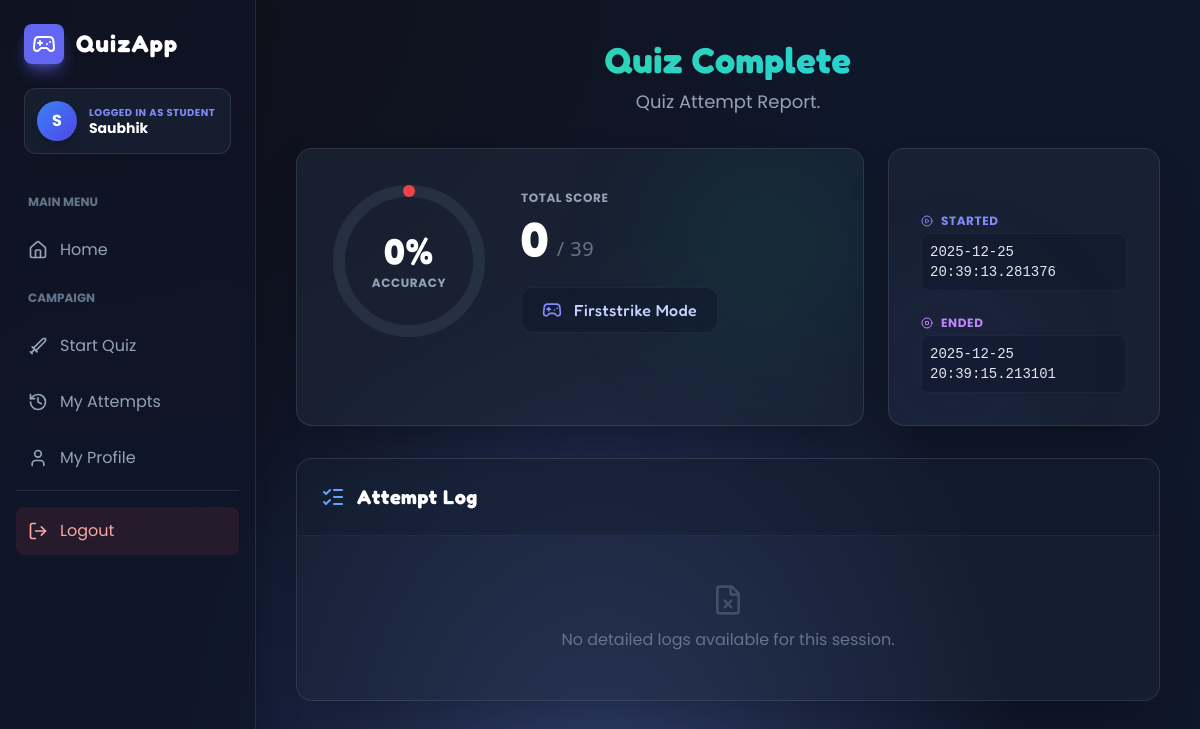
The app's page /quiz/results/56 (signed in) with its own data.
### models.py (models this page shows, shortened)
class User(UserMixin, db.Model):
    id = db.Column(db.Integer, primary_key=True)
    username = db.Column(db.String(120), unique=True, nullable=False)
    password_hash = db.Column(db.String(256), nullable=False)
    role = db.Column(db.Enum(Role), default=Role.STUDENT)

class Attempt(db.Model):
    id = db.Column(db.Integer, primary_key=True)
    user_id = db.Column(db.Integer, nullable=False)
    mode = db.Column(db.String(50), nullable=False)
    score = db.Column(db.Integer, default=0)
    started_at = db.Column(db.DateTime, default=datetime.utcnow)
    ended_at = db.Column(db.DateTime)
    details = db.Column(db.Text)  # JSON encoded list of per-question events

### quiz/routes.py (the view)
@quiz_bp.route("/results/<int:attempt_id>")
@login_required
def results(attempt_id):
    a = Attempt.query.get_or_404(attempt_id)
    if a.user_id != current_user.id and getattr(current_user, "role", None) != "teacher":
        abort(403)
    try:
        details = json.loads(a.details) if a.details else []
        events = [d for d in details if d.get("qid")]
    except: events = []
    total = Question.query.count() if a.mode == "firststrike" else len(events)
    correct_c = a.score or 0
    pct = round((correct_c / total * 100), 1) if total else 0
    return render_template("results.html", attempt=a, details=events,
                           total_questions=total, percentage=pct, correct_count=correct_c)

### templates/results.html (shortened to what this page needs)
{% extends "base.html" %}
{% block content %}
<div class="max-w-5xl mx-auto space-y-8 fade">
    <div class="text-center space-y-2 mb-8">
        <h1 class="text-4xl font-bold text-transparent bg-clip-text bg-gradient-to-r from-emerald-400 to-cyan-400 font-game drop-shadow-sm">
        </h1>
        <p class="text-slate-400 text-lg">Quiz Attempt Report.</p>
    </div>
    <div class="grid grid-cols-1 md:grid-cols-3 gap-6">
        <div class="md:col-span-2 bg-slate-800/60 backdrop-blur-md border border-white/10 rounded-2xl p-8 shadow-2xl relative overflow-hidden group">
            <div class="absolute top-0 right-0 w-48 h-48 bg-emerald-500/10 rounded-full blur-3xl group-hover:bg-emerald-500/20 transition-all duration-700"></div>
            <div class="flex flex-col md:flex-row items-center justify-around gap-8 relative z-10">
                <div class="relative w-40 h-40 flex items-center justify-center shrink-0">
                    <svg class="w-full h-full transform -rotate-90">
                        <circle cx="80" cy="80" r="70" stroke="currentColor" stroke-width="12" fill="transparent" class="text-slate-700/50" />
                        {% set pct = percentage if percentage is not none else 0 %}
                        {% set dash = (pct / 100) * 440 %}
                        <circle cx="80" cy="80" r="70" stroke="currentColor" stroke-width="12" fill="transparent"
                                stroke-dasharray="{{ dash }} 440" stroke-linecap="round"
                                class="{{ 'text-emerald-500' if pct >= 50 else 'text-red-500' }} transition-all duration-1000 ease-out" />
                    </svg>
                    <div class="absolute inset-0 flex flex-col items-center justify-center">
                        <span class="text-4xl font-bold text-white font-game">{{ pct|round|int }}%</span>
                        <span class="text-xs text-slate-400 uppercase font-bold tracking-wider mt-1">Accuracy</span>
                    </div>
                </div>
                <div class="text-center md:text-left space-y-6 flex-grow">
                    <div>
                        <div class="text-slate-400 text-xs uppercase font-bold tracking-wider mb-2">Total Score</div>
                        <div class="text-5xl font-bold text-white font-game flex items-baseline gap-2 justify-center md:justify-start">
                            {{ correct_count }}
                            <span class="text-xl text-slate-500 font-sans font-normal">/ {{ total_questions }}</span>
                        </div>
                    </div>
                    <div class="inline-flex items-center gap-3 bg-slate-900/50 px-5 py-2.5 rounded-xl border border-white/5">
                        <i data-lucide="gamepad-2" class="w-5 h-5 text-indigo-400"></i>
                        <span class="text-indigo-200 font-medium capitalize font-game tracking-wide">{{ attempt.mode }} Mode</span>
                    </div>
                </div>
            </div>
        </div>
        <div class="bg-slate-800/60 backdrop-blur-md border border-white/10 rounded-2xl p-8 shadow-2xl flex flex-col justify-center space-y-8 relative overflow-hidden">
             <div class="absolute bottom-0 left-0 w-32 h-32 bg-indigo-500/10 rounded-full blur-3xl"></div>
             <div class="space-y-6 relative z-10">
                <div class="group">
                    <div class="text-xs text-indigo-400 uppercase font-bold tracking-wider mb-1 flex items-center gap-2">
                        <i data-lucide="play-circle" class="w-3 h-3"></i> Started
                    </div>
                    <div class="text-slate-200 font-mono text-sm bg-slate-900/50 p-2 rounded-lg border border-white/5 group-hover:border-indigo-500/30 transition-colors">
                        {{ attempt.started_at }}
                    </div>
                </div>
                <div class="group">
                    <div class="text-xs text-purple-400 uppercase font-bold tracking-wider mb-1 flex items-center gap-2">
                        <i data-lucide="stop-circle" class="w-3 h-3"></i> Ended
                    </div>
                    <div class="text-slate-200 font-mono text-sm bg-slate-900/50 p-2 rounded-lg border border-white/5 group-hover:border-purple-500/30 transition-colors">
                        {{ attempt.ended_at }}
                    </div>
                </div>
             </div>
        </div>
    </div>
    <div class="bg-slate-800/40 backdrop-blur-md border border-white/10 rounded-2xl overflow-hidden shadow-2xl">
        <div class="p-6 border-b border-white/5 bg-slate-900/30">
            <h3 class="text-xl font-bold text-white font-game flex items-center gap-3">
                <i data-lucide="list-checks" class="text-blue-400 w-6 h-6"></i>
                Attempt Log
            </h3>
        </div>
        <div class="divide-y divide-white/5">
            {% for e in details %}
            <div class="p-5 flex flex-col md:flex-row items-center gap-6 hover:bg-white/5 transition-colors group">
                <div class="flex-shrink-0">
                    {% if e.correct %}
                    <div class="w-12 h-12 rounded-full bg-emerald-500/20 border border-emerald-500/50 flex items-center justify-center shadow-[0_0_15px_rgba(16,185,129,0.2)] group-hover:shadow-[0_0_20px_rgba(16,185,129,0.4)] transition-shadow">
                        <i data-lucide="check" class="w-6 h-6 text-emerald-400"></i>
                    </div>
                    {% else %}
                    <div class="w-12 h-12 rounded-full bg-red-500/20 border border-red-500/50 flex items-center justify-center shadow-[0_0_15px_rgba(239,68,68,0.2)] group-hover:shadow-[0_0_20px_rgba(239,68,68,0.4)] transition-shadow">
                        <i data-lucide="x" class="w-6 h-6 text-red-400"></i>
                    </div>
                    {% endif %}
                </div>
                <div class="flex-grow text-center md:text-left space-y-2 w-full">
                    <div class="flex flex-col md:flex-row md:items-center gap-2 md:gap-4 justify-center md:justify-start">
                        <span class="text-slate-500 font-mono text-xs font-bold tracking-tight">QUESTION ID: #{{ e.qid }}</span>
                        {% if e.correct %}
                            <span class="inline-flex items-center px-2 py-0.5 rounded text-[10px] font-bold bg-emerald-500/10 text-emerald-400 uppercase tracking-wider border border-emerald-500/20 shadow-sm shadow-emerald-900/20">Success</span>
                        {% else %}
                            <span class="inline-flex items-center px-2 py-0.5 rounded text-[10px] font-bold bg-red-500/10 text-red-400 uppercase tracking-wider border border-red-500/20 shadow-sm shadow-red-900/20">Failed</span>
                        {% endif %}
                    </div>
                    <div class="text-sm text-slate-300">
                        Selected: <span class="font-bold text-white bg-slate-900/50 px-2 py-1 rounded border border-white/10">{{ e.selected }}</span>
                    </div>
                </div>
                <div class="flex-shrink-0 text-right space-y-1 w-full md:w-auto flex flex-row md:flex-col justify-between md:justify-center items-center md:items-end border-t md:border-t-0 border-white/5 pt-2 md:pt-0 mt-2 md:mt-0">
                    <div class="flex items-center gap-2 justify-end text-slate-400 text-xs font-mono bg-slate-900/50 px-2 py-1 rounded">
                        <span>{{ e.time_used }}s</span>
                        <i data-lucide="timer" class="w-3.5 h-3.5 text-indigo-400"></i>
                    </div>
                    <div class="text-[10px] text-slate-600 font-mono">
                        {{ e.timestamp }}
                    </div>
                </div>
            </div>
            {% else %}
            <div class="p-12 text-center text-slate-500 flex flex-col items-center gap-3">
                <i data-lucide="file-x" class="w-8 h-8 opacity-50"></i>
                <p>No detailed logs available for this session.</p>
            </div>
            {% endfor %}
        </div>
    </div>
</div>
{% endblock %}

### templates/base.html (shortened to what this page needs)
<!DOCTYPE html>
<html lang="en">
<head>
    <script src="https://cdn.tailwindcss.com"></script>
    <link rel="stylesheet" href="{{ url_for('static', filename='css/style.css') }}">
</head>
<body class="flex flex-col md:flex-row min-h-screen overflow-hidden">
    {% if current_user.is_authenticated %}
    <aside id="sidebar"
        class="w-full md:w-64 glass-sidebar text-slate-300 flex flex-col shadow-2xl z-20 shrink-0 h-screen overflow-y-auto">
        <div class="p-6 pb-2">
            <div class="flex items-center gap-3 mb-6">
                <div class="bg-indigo-500 p-2 rounded-lg shadow-lg shadow-indigo-500/50">
                    <i data-lucide="gamepad-2" class="text-white w-6 h-6"></i>
                </div>
                <h2 class="text-2xl font-bold text-white font-game tracking-wider drop-shadow-md">QuizApp</h2>
            </div>
            <div class="bg-slate-800/50 p-3 rounded-xl border border-white/10 mb-4 flex items-center gap-3">
                <div
                    class="w-10 h-10 rounded-full bg-gradient-to-br from-blue-500 to-indigo-600 flex items-center justify-center text-white font-bold shadow-lg">
                    {{ current_user.username[0] | upper }}
                </div>
                <div class="overflow-hidden">
                    <p class="text-[10px] font-bold text-indigo-400 uppercase tracking-wider truncate">
                        Logged in as {{ current_user.role.value | capitalize }}
                    </p>
                    <div class="font-bold text-white truncate text-sm leading-tight">{{ current_user.username }}</div>
                </div>
            </div>
        </div>
        <nav class="flex-1 px-4 space-y-2 pb-6">
            <div class="text-xs font-bold text-slate-500 uppercase px-3 py-2 mt-2">Main Menu</div>
            <a class="block p-3 rounded-lg nav-item flex items-center gap-3 {% if request.endpoint == 'auth.index' %}active{% endif %}" href="{{ url_for('auth.index') }}">
                <i data-lucide="home" class="w-5 h-5"></i>
                <span>Home</span>
            </a>
            {% if current_user.role is defined and current_user.role.value == "teacher" %}
            <div class="text-xs font-bold text-slate-500 uppercase px-3 py-2 mt-4">Admin Zone</div>
            <a class="block p-3 rounded-lg nav-item flex items-center gap-3 {% if 'teacher.dashboard' in request.endpoint %}active{% endif %}" href="{{ url_for('teacher.dashboard') }}">
                <i data-lucide="layout-dashboard" class="w-5 h-5"></i>
                <span>Dashboard</span>
            </a>
            <a class="block p-3 rounded-lg nav-item flex items-center gap-3 {% if 'teacher.questions' in request.endpoint %}active{% endif %}" href="{{ url_for('teacher.questions') }}">
                <i data-lucide="scroll" class="w-5 h-5"></i>
                <span>Questions</span>
            </a>
            <a class="block p-3 rounded-lg nav-item flex items-center gap-3 {% if 'teacher.analytics' in request.endpoint %}active{% endif %}" href="{{ url_for('teacher.analytics') }}">
                <i data-lucide="bar-chart-2" class="w-5 h-5"></i>
                <span>Analytics</span>
            </a>
            {% else %}
            <div class="text-xs font-bold text-slate-500 uppercase px-3 py-2 mt-4">Campaign</div>
            <a class="block p-3 rounded-lg nav-item flex items-center gap-3 {% if 'quiz.start' in request.endpoint or 'quiz.run_quiz' in request.endpoint %}active{% endif %}" href="{{ url_for('quiz.start') }}">
                <i data-lucide="sword" class="w-5 h-5"></i>
                <span>Start Quiz</span>
            </a>
            <a class="block p-3 rounded-lg nav-item flex items-center gap-3 {% if 'quiz.my_attempts' in request.endpoint %}active{% endif %}" href="{{ url_for('quiz.my_attempts') }}">
                <i data-lucide="history" class="w-5 h-5"></i>
                <span>My Attempts</span>
            </a>
            <a class="block p-3 rounded-lg nav-item flex items-center gap-3 {% if 'quiz.profile' in request.endpoint %}active{% endif %}" href="{{ url_for('quiz.profile') }}">
                <i data-lucide="user" class="w-5 h-5"></i>
                <span>My Profile</span>
            </a>
            {% endif %}
            <div class="mt-8 pt-4 border-t border-white/10">
                <a href="{{ url_for('auth.logout') }}" class="block p-3 rounded-lg
              bg-red-500/10 text-red-300
              hover:bg-red-500/30 hover:text-red-100
              transition-all flex items-center gap-3 group">
                    <i data-lucide="log-out" class="w-5 h-5 transition-transform group-hover:-translate-x-1"></i>
                    <span>Logout</span>
                </a>
            </div>
        </nav>
    </aside>
    {% endif %}
    <main class="flex-1 p-6 md:p-10 fade h-screen overflow-y-auto relative">
        <div class="max-w-7xl mx-auto pb-20">
            {% block content %}{% endblock %}
        </div>
    </main>
</body>
</html>

### records on screen
User: username "S", role.value "STUDENT", username "Saubhik"
Attempt: mode "Firststrike", started_at "2025-12-25 20:39:13.281376", ended_at "2025-12-25 20:39:15.213101"

### other values on screen
{{ pct|round|int }} "0"
{{ correct_count }} "0"
{{ total_questions }} "39"
